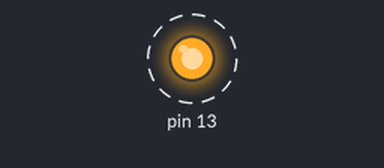
Bench run of a sketch on a simulated Arduino Uno, built with avr-gcc and run on an emulated ATmega328P. Parts: output pins drawn as LEDs (lit = HIGH). Dashed ring = blinking. What the sketch prints to the serial monitor is not drawn.

Above: at 0.5 s.
Timing chart, 0 to 4.6 s (numbered marks = the images above):
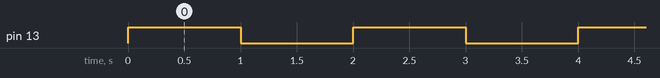

Measured:
- by itself, pin 13: alternates HIGH for 1.0 s and LOW for 1.0 s

The sketch:

test_ports.ino
```cpp
//#define SET(x,y) (x|=(1<<y))
//#define CLR(x,y) (x&=(~(1<<y)))
//#define CHK(x,y) (x & (1<<y))
//#define TOG(x,y) (x^=(1<<y))

//#define _BV(bit) (1 << (bit))

//#define sbi(port,bit) (port)|=(1<<(bit))
//#define cbi(port,bit) (port)&=~(1<<(bit))


#define D13 B00100000

#define PIN13 5

uint8_t *ports[] = {
    &PORTD,
    &PORTD,
    &PORTD,
    &PORTD,
    &PORTD,
    &PORTD,
    &PORTD,
    &PORTB,
    &PORTB,
    &PORTB,
    &PORTB,
    &PORTB,
    &PORTB,
    &PORTB
};

uint8_t bits[] = {
    PORTD,
    PORTD,
    5,
    5,
    5,
    5,
    5,
    5,
    5,
    5,
    5,
    5,
    5,
    5
};


#define PORT_OF_13 PORTB
#define BIT_OF_13 5

#define SET_BIT(port,bitn) (port|=(1<<bitn))

#define DIGITAL_HIGH(pin) ( *(ports[pin]) |= ( 1<<bits[pin]) )

#define ON(pin) ( PORT_OF_##pin |= ( 1<< BIT_OF_##pin ) )
#define OFF(pin) ( PORT_OF_##pin = ~( 1<< BIT_OF_##pin ) )

void setup() {

    Serial.begin(115200);
    Serial.println("Starting");
    // initialize digital pin 8 as an output.

    DDRB = DDRB | D13; // The Port B Data Direction Register - read/write


    PORTB = 0xff;
    // this is safer as it sets pin 8(PB0) as outputs

    // without changing the value of pins PB6 &PB7, which are Oscillator pins

}

// the loop function runs over and over again forever

void loop() {

    // PORTB = D13;   // sets digital pin 8(PB0) HIGH
    // SET_BIT(PORTB, PIN13);

    ON(13);

    //PORTB |= D13;
    //PORTB |= _BV(5);

    prntBits(PORTB);

    delay(1000);    // wait for a second

    OFF(13);
    //PORTB &= ~D13;
    //PORTB &= ~(_BV(5));

    prntBits(PORTB);
    delay(1000);// wait for a second


    // PORTB |= bit(5); // sets digital pin 8(PB0) LOW

}

void prntBits(byte b)
{
  for(int i = 7; i >= 0; i--)
    Serial.print(bitRead(b,i));
  Serial.println();
}
```
